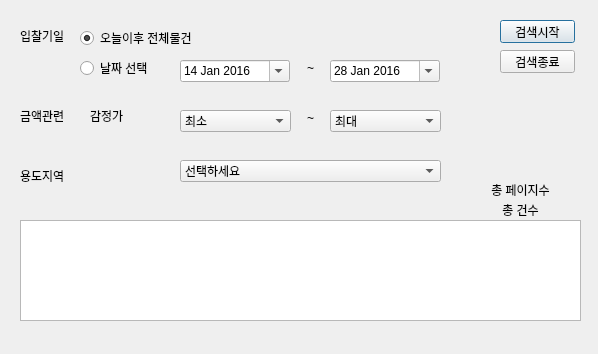
<?xml version="1.0" encoding="UTF-8"?>
<ui version="4.0">
 <class>Dialog</class>
 <widget class="QDialog" name="Dialog">
  <property name="geometry">
   <rect>
    <x>0</x>
    <y>0</y>
    <width>598</width>
    <height>354</height>
   </rect>
  </property>
  <property name="windowTitle">
   <string>Crawler</string>
  </property>
  <widget class="QRadioButton" name="SDay2">
   <property name="geometry">
    <rect>
     <x>80</x>
     <y>30</y>
     <width>131</width>
     <height>16</height>
    </rect>
   </property>
   <property name="text">
    <string>오늘이후 전체물건</string>
   </property>
   <property name="checked">
    <bool>true</bool>
   </property>
   <property name="autoRepeatInterval">
    <number>101</number>
   </property>
  </widget>
  <widget class="QRadioButton" name="SDay1">
   <property name="geometry">
    <rect>
     <x>80</x>
     <y>60</y>
     <width>90</width>
     <height>16</height>
    </rect>
   </property>
   <property name="text">
    <string>날짜 선택</string>
   </property>
  </widget>
  <widget class="QDateEdit" name="resResultdate">
   <property name="geometry">
    <rect>
     <x>180</x>
     <y>60</y>
     <width>110</width>
     <height>22</height>
    </rect>
   </property>
   <property name="dateTime">
    <datetime>
     <hour>0</hour>
     <minute>0</minute>
     <second>0</second>
     <year>2016</year>
     <month>1</month>
     <day>14</day>
    </datetime>
   </property>
   <property name="calendarPopup">
    <bool>true</bool>
   </property>
  </widget>
  <widget class="QDateEdit" name="resResultdate2">
   <property name="geometry">
    <rect>
     <x>330</x>
     <y>60</y>
     <width>110</width>
     <height>22</height>
    </rect>
   </property>
   <property name="dateTime">
    <datetime>
     <hour>0</hour>
     <minute>0</minute>
     <second>0</second>
     <year>2016</year>
     <month>1</month>
     <day>28</day>
    </datetime>
   </property>
   <property name="calendarPopup">
    <bool>true</bool>
   </property>
  </widget>
  <widget class="QLabel" name="label">
   <property name="geometry">
    <rect>
     <x>20</x>
     <y>30</y>
     <width>56</width>
     <height>12</height>
    </rect>
   </property>
   <property name="text">
    <string>입찰기일</string>
   </property>
  </widget>
  <widget class="QLabel" name="label_2">
   <property name="geometry">
    <rect>
     <x>20</x>
     <y>110</y>
     <width>56</width>
     <height>12</height>
    </rect>
   </property>
   <property name="text">
    <string>금액관련</string>
   </property>
  </widget>
  <widget class="QLabel" name="label_3">
   <property name="geometry">
    <rect>
     <x>90</x>
     <y>110</y>
     <width>56</width>
     <height>12</height>
    </rect>
   </property>
   <property name="text">
    <string>감정가</string>
   </property>
  </widget>
  <widget class="QLabel" name="label_4">
   <property name="geometry">
    <rect>
     <x>20</x>
     <y>170</y>
     <width>56</width>
     <height>12</height>
    </rect>
   </property>
   <property name="text">
    <string>용도지역</string>
   </property>
  </widget>
  <widget class="QLabel" name="label_5">
   <property name="geometry">
    <rect>
     <x>300</x>
     <y>60</y>
     <width>21</width>
     <height>16</height>
    </rect>
   </property>
   <property name="text">
    <string>~</string>
   </property>
   <property name="alignment">
    <set>Qt::AlignCenter</set>
   </property>
  </widget>
  <widget class="QLabel" name="label_6">
   <property name="geometry">
    <rect>
     <x>300</x>
     <y>110</y>
     <width>21</width>
     <height>16</height>
    </rect>
   </property>
   <property name="text">
    <string>~</string>
   </property>
   <property name="alignment">
    <set>Qt::AlignCenter</set>
   </property>
  </widget>
  <widget class="QPlainTextEdit" name="logOfProgress">
   <property name="geometry">
    <rect>
     <x>20</x>
     <y>220</y>
     <width>561</width>
     <height>101</height>
    </rect>
   </property>
   <property name="readOnly">
    <bool>true</bool>
   </property>
   <property name="plainText">
    <string/>
   </property>
  </widget>
  <widget class="QComboBox" name="resYongNm">
   <property name="geometry">
    <rect>
     <x>180</x>
     <y>160</y>
     <width>261</width>
     <height>22</height>
    </rect>
   </property>
   <item>
    <property name="text">
     <string>선택하세요</string>
    </property>
   </item>
   <item>
    <property name="text">
     <string>도시지역</string>
    </property>
   </item>
   <item>
    <property name="text">
     <string>주거지역</string>
    </property>
   </item>
   <item>
    <property name="text">
     <string>제1종 전용주거지역</string>
    </property>
   </item>
   <item>
    <property name="text">
     <string>제2종 전용주거지역</string>
    </property>
   </item>
   <item>
    <property name="text">
     <string>제1종 일반주거지역</string>
    </property>
   </item>
   <item>
    <property name="text">
     <string>제2종 일반주거지역</string>
    </property>
   </item>
   <item>
    <property name="text">
     <string>제3종 일반주거지역</string>
    </property>
   </item>
   <item>
    <property name="text">
     <string>준 주거지역</string>
    </property>
   </item>
   <item>
    <property name="text">
     <string>상업지역</string>
    </property>
   </item>
   <item>
    <property name="text">
     <string>중심상업지역</string>
    </property>
   </item>
   <item>
    <property name="text">
     <string>일반상업지역</string>
    </property>
   </item>
   <item>
    <property name="text">
     <string>근린상업지역</string>
    </property>
   </item>
   <item>
    <property name="text">
     <string>유통상업지역</string>
    </property>
   </item>
   <item>
    <property name="text">
     <string>공업지역</string>
    </property>
   </item>
   <item>
    <property name="text">
     <string>전용공업지역</string>
    </property>
   </item>
   <item>
    <property name="text">
     <string>일반공업지역</string>
    </property>
   </item>
   <item>
    <property name="text">
     <string>준 공업지역</string>
    </property>
   </item>
   <item>
    <property name="text">
     <string>녹지지역</string>
    </property>
   </item>
   <item>
    <property name="text">
     <string>보전녹지지역</string>
    </property>
   </item>
   <item>
    <property name="text">
     <string>생산녹지지역</string>
    </property>
   </item>
   <item>
    <property name="text">
     <string>자연녹지지역</string>
    </property>
   </item>
   <item>
    <property name="text">
     <string>관리지역</string>
    </property>
   </item>
   <item>
    <property name="text">
     <string>보전관리지역</string>
    </property>
   </item>
   <item>
    <property name="text">
     <string>생산관리지역</string>
    </property>
   </item>
   <item>
    <property name="text">
     <string>계획관리지역</string>
    </property>
   </item>
   <item>
    <property name="text">
     <string>농림지역</string>
    </property>
   </item>
   <item>
    <property name="text">
     <string>자연환경보전지역</string>
    </property>
   </item>
  </widget>
  <widget class="QComboBox" name="resTotGamAmt1">
   <property name="geometry">
    <rect>
     <x>180</x>
     <y>110</y>
     <width>111</width>
     <height>22</height>
    </rect>
   </property>
   <item>
    <property name="text">
     <string extracomment="test~~">최소</string>
    </property>
   </item>
   <item>
    <property name="text">
     <string>0원</string>
    </property>
   </item>
   <item>
    <property name="text">
     <string>1천만</string>
    </property>
   </item>
   <item>
    <property name="text">
     <string>3천만</string>
    </property>
   </item>
   <item>
    <property name="text">
     <string>5천만</string>
    </property>
   </item>
   <item>
    <property name="text">
     <string>7천만</string>
    </property>
   </item>
   <item>
    <property name="text">
     <string>1억</string>
    </property>
   </item>
   <item>
    <property name="text">
     <string>1억5천</string>
    </property>
   </item>
   <item>
    <property name="text">
     <string>2억</string>
    </property>
   </item>
   <item>
    <property name="text">
     <string>2억5천</string>
    </property>
   </item>
   <item>
    <property name="text">
     <string>3억</string>
    </property>
   </item>
   <item>
    <property name="text">
     <string>4억</string>
    </property>
   </item>
   <item>
    <property name="text">
     <string>5억</string>
    </property>
   </item>
   <item>
    <property name="text">
     <string>6억</string>
    </property>
   </item>
   <item>
    <property name="text">
     <string>7억</string>
    </property>
   </item>
   <item>
    <property name="text">
     <string>8억</string>
    </property>
   </item>
   <item>
    <property name="text">
     <string>9억</string>
    </property>
   </item>
   <item>
    <property name="text">
     <string>10억</string>
    </property>
   </item>
   <item>
    <property name="text">
     <string>15억</string>
    </property>
   </item>
   <item>
    <property name="text">
     <string>20억</string>
    </property>
   </item>
   <item>
    <property name="text">
     <string>30억</string>
    </property>
   </item>
   <item>
    <property name="text">
     <string>50억</string>
    </property>
   </item>
  </widget>
  <widget class="QComboBox" name="resTotGamAmt2">
   <property name="geometry">
    <rect>
     <x>330</x>
     <y>110</y>
     <width>111</width>
     <height>22</height>
    </rect>
   </property>
   <item>
    <property name="text">
     <string>최대</string>
    </property>
   </item>
   <item>
    <property name="text">
     <string>0원</string>
    </property>
   </item>
   <item>
    <property name="text">
     <string>1천만</string>
    </property>
   </item>
   <item>
    <property name="text">
     <string>3천만</string>
    </property>
   </item>
   <item>
    <property name="text">
     <string>5천만</string>
    </property>
   </item>
   <item>
    <property name="text">
     <string>7천만</string>
    </property>
   </item>
   <item>
    <property name="text">
     <string>1억</string>
    </property>
   </item>
   <item>
    <property name="text">
     <string>1억5천</string>
    </property>
   </item>
   <item>
    <property name="text">
     <string>2억</string>
    </property>
   </item>
   <item>
    <property name="text">
     <string>2억5천</string>
    </property>
   </item>
   <item>
    <property name="text">
     <string>3억</string>
    </property>
   </item>
   <item>
    <property name="text">
     <string>4억</string>
    </property>
   </item>
   <item>
    <property name="text">
     <string>5억</string>
    </property>
   </item>
   <item>
    <property name="text">
     <string>6억</string>
    </property>
   </item>
   <item>
    <property name="text">
     <string>7억</string>
    </property>
   </item>
   <item>
    <property name="text">
     <string>8억</string>
    </property>
   </item>
   <item>
    <property name="text">
     <string>9억</string>
    </property>
   </item>
   <item>
    <property name="text">
     <string>10억</string>
    </property>
   </item>
   <item>
    <property name="text">
     <string>15억</string>
    </property>
   </item>
   <item>
    <property name="text">
     <string>20억</string>
    </property>
   </item>
   <item>
    <property name="text">
     <string>30억</string>
    </property>
   </item>
   <item>
    <property name="text">
     <string>50억 이상</string>
    </property>
   </item>
  </widget>
  <widget class="QPushButton" name="startButton">
   <property name="geometry">
    <rect>
     <x>500</x>
     <y>20</y>
     <width>75</width>
     <height>23</height>
    </rect>
   </property>
   <property name="text">
    <string>검색시작</string>
   </property>
  </widget>
  <widget class="QPushButton" name="endButton">
   <property name="geometry">
    <rect>
     <x>500</x>
     <y>50</y>
     <width>75</width>
     <height>23</height>
    </rect>
   </property>
   <property name="text">
    <string>검색종료</string>
   </property>
  </widget>
  <widget class="QLabel" name="numOfTotal">
   <property name="geometry">
    <rect>
     <x>470</x>
     <y>180</y>
     <width>101</width>
     <height>20</height>
    </rect>
   </property>
   <property name="text">
    <string>총 페이지수</string>
   </property>
   <property name="alignment">
    <set>Qt::AlignCenter</set>
   </property>
  </widget>
  <widget class="QLabel" name="numOfTotalItems">
   <property name="geometry">
    <rect>
     <x>470</x>
     <y>200</y>
     <width>101</width>
     <height>20</height>
    </rect>
   </property>
   <property name="text">
    <string>총 건수</string>
   </property>
   <property name="alignment">
    <set>Qt::AlignCenter</set>
   </property>
  </widget>
 </widget>
 <resources/>
 <connections>
  <connection>
   <sender>startButton</sender>
   <signal>clicked()</signal>
   <receiver>Dialog</receiver>
   <slot>start_crawl()</slot>
   <hints>
    <hint type="sourcelabel">
     <x>543</x>
     <y>30</y>
    </hint>
    <hint type="destinationlabel">
     <x>547</x>
     <y>167</y>
    </hint>
   </hints>
  </connection>
  <connection>
   <sender>endButton</sender>
   <signal>clicked()</signal>
   <receiver>Dialog</receiver>
   <slot>stop_crawl()</slot>
   <hints>
    <hint type="sourcelabel">
     <x>525</x>
     <y>61</y>
    </hint>
    <hint type="destinationlabel">
     <x>520</x>
     <y>131</y>
    </hint>
   </hints>
  </connection>
 </connections>
 <slots>
  <slot>start_crawl()</slot>
  <slot>stop_crawl()</slot>
 </slots>
</ui>
